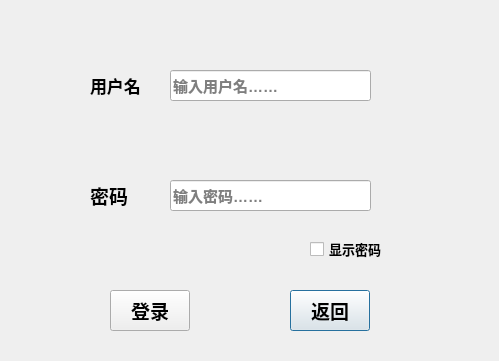
<?xml version="1.0" encoding="UTF-8"?>
<ui version="4.0">
 <class>login</class>
 <widget class="QDialog" name="login">
  <property name="geometry">
   <rect>
    <x>0</x>
    <y>0</y>
    <width>499</width>
    <height>361</height>
   </rect>
  </property>
  <property name="windowTitle">
   <string>Dialog</string>
  </property>
  <widget class="QPushButton" name="return_2">
   <property name="geometry">
    <rect>
     <x>290</x>
     <y>290</y>
     <width>80</width>
     <height>41</height>
    </rect>
   </property>
   <property name="font">
    <font>
     <family>Arial</family>
     <pointsize>14</pointsize>
     <weight>75</weight>
     <bold>true</bold>
    </font>
   </property>
   <property name="text">
    <string>返回</string>
   </property>
  </widget>
  <widget class="QPushButton" name="log">
   <property name="geometry">
    <rect>
     <x>110</x>
     <y>290</y>
     <width>80</width>
     <height>41</height>
    </rect>
   </property>
   <property name="font">
    <font>
     <family>Arial</family>
     <pointsize>14</pointsize>
     <weight>75</weight>
     <bold>true</bold>
    </font>
   </property>
   <property name="text">
    <string>登录</string>
   </property>
  </widget>
  <widget class="QLineEdit" name="name">
   <property name="geometry">
    <rect>
     <x>170</x>
     <y>70</y>
     <width>201</width>
     <height>31</height>
    </rect>
   </property>
   <property name="font">
    <font>
     <family>Arial</family>
     <pointsize>11</pointsize>
     <weight>75</weight>
     <bold>true</bold>
    </font>
   </property>
   <property name="placeholderText">
    <string>输入用户名……</string>
   </property>
  </widget>
  <widget class="QLineEdit" name="password">
   <property name="geometry">
    <rect>
     <x>170</x>
     <y>180</y>
     <width>201</width>
     <height>31</height>
    </rect>
   </property>
   <property name="font">
    <font>
     <family>Arial</family>
     <pointsize>11</pointsize>
     <weight>75</weight>
     <bold>true</bold>
    </font>
   </property>
   <property name="inputMask">
    <string/>
   </property>
   <property name="text">
    <string/>
   </property>
   <property name="placeholderText">
    <string>输入密码……</string>
   </property>
  </widget>
  <widget class="QLabel" name="label">
   <property name="geometry">
    <rect>
     <x>90</x>
     <y>70</y>
     <width>61</width>
     <height>31</height>
    </rect>
   </property>
   <property name="font">
    <font>
     <family>Arial</family>
     <pointsize>13</pointsize>
     <weight>75</weight>
     <bold>true</bold>
    </font>
   </property>
   <property name="text">
    <string>用户名</string>
   </property>
  </widget>
  <widget class="QLabel" name="label_2">
   <property name="geometry">
    <rect>
     <x>90</x>
     <y>180</y>
     <width>61</width>
     <height>31</height>
    </rect>
   </property>
   <property name="font">
    <font>
     <family>Arial</family>
     <pointsize>14</pointsize>
     <weight>75</weight>
     <bold>true</bold>
    </font>
   </property>
   <property name="text">
    <string>密码</string>
   </property>
  </widget>
  <widget class="QCheckBox" name="showpsw">
   <property name="geometry">
    <rect>
     <x>310</x>
     <y>240</y>
     <width>81</width>
     <height>18</height>
    </rect>
   </property>
   <property name="font">
    <font>
     <family>Arial</family>
     <pointsize>10</pointsize>
     <weight>75</weight>
     <bold>true</bold>
    </font>
   </property>
   <property name="text">
    <string>显示密码</string>
   </property>
  </widget>
 </widget>
 <resources/>
 <connections/>
</ui>
